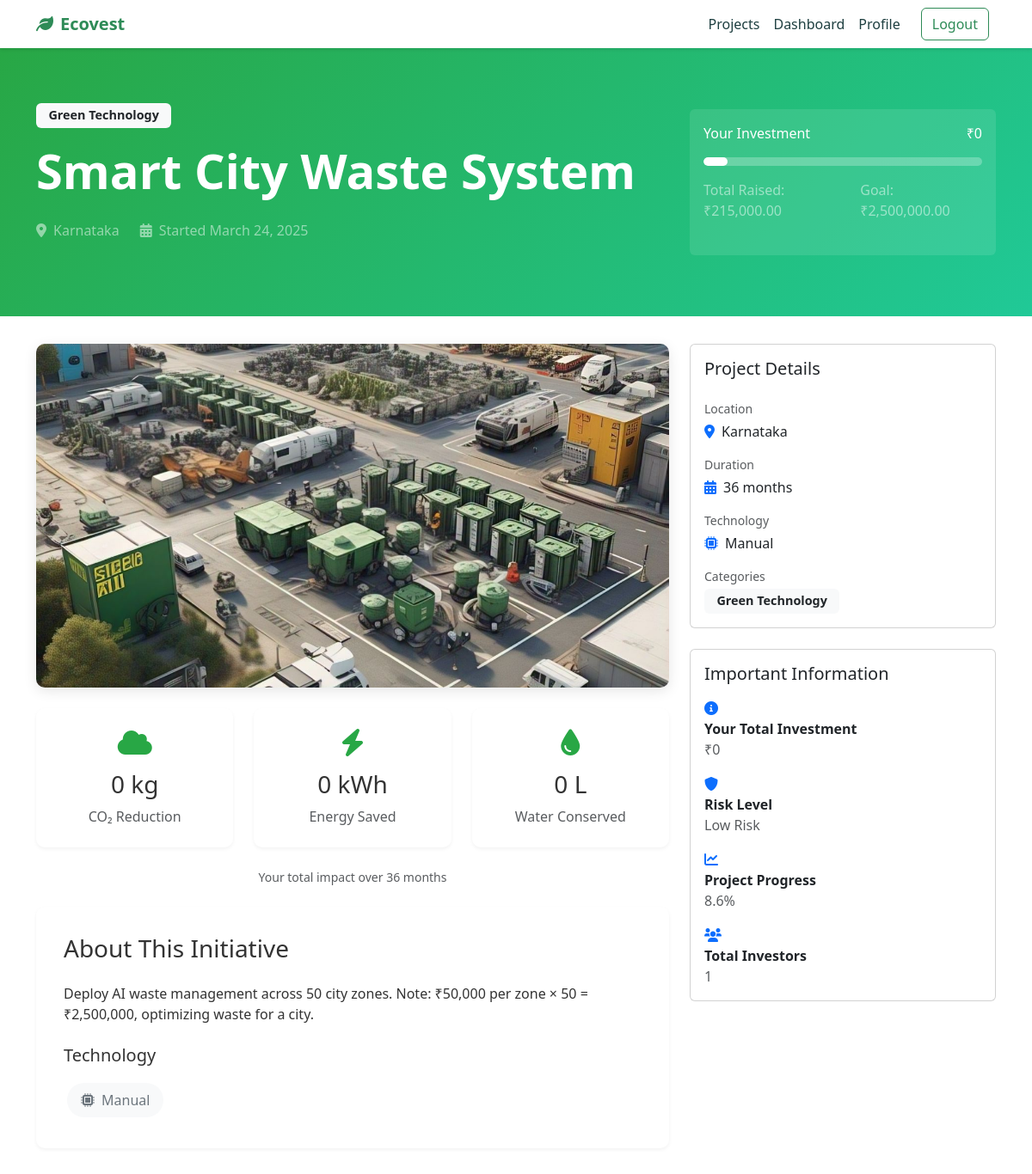
The app's page /users/initiative/41/ (signed in, upper part), older data.
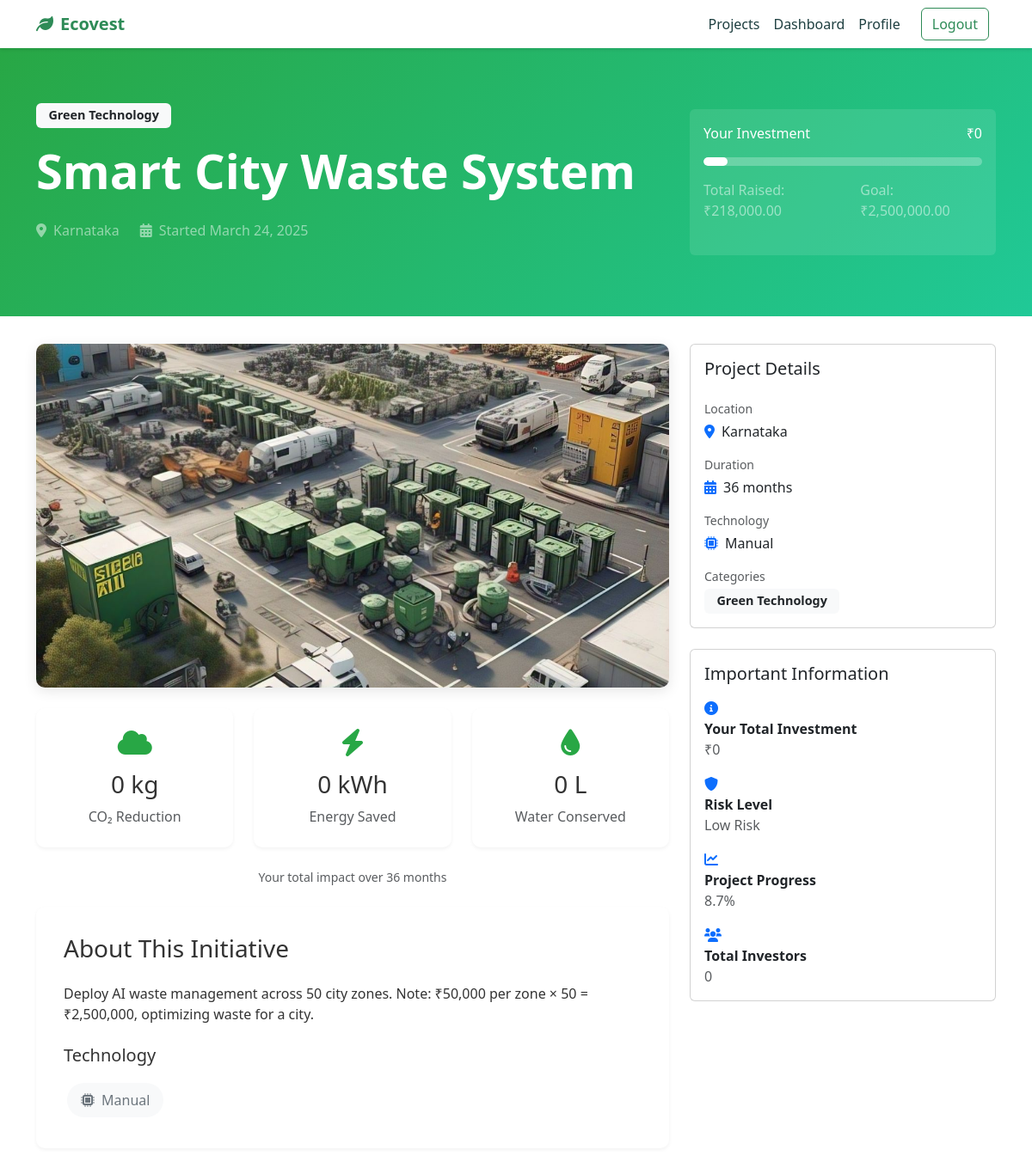
The same page, newer data.
### initiatives/models.py (models this page shows, shortened)
class Initiative(models.Model):
    STATUS_CHOICES = [
        ('draft', 'Draft'),
        ('active', 'Active'),
        ('funded', 'Funded'),
        ('completed', 'Completed'),
        ('cancelled', 'Cancelled')
    ]
    LOCATION_CHOICES = [
        ('Andhra Pradesh', 'Andhra Pradesh'),
        ('Arunachal Pradesh', 'Arunachal Pradesh'),
        ('Assam', 'Assam'),
        ('Bihar', 'Bihar'),
        ('Chhattisgarh', 'Chhattisgarh'),
        ('Goa', 'Goa'),
        ('Gujarat', 'Gujarat'),
        ('Haryana', 'Haryana'),
        ('Himachal Pradesh', 'Himachal Pradesh'),
        ('Jharkhand', 'Jharkhand'),
        ('Karnataka', 'Karnataka'),
        ('Kerala', 'Kerala'),
        ('Madhya Pradesh', 'Madhya Pradesh'),
        ('Maharashtra', 'Maharashtra'),
        ('Manipur', 'Manipur'),
        ('Meghalaya', 'Meghalaya'),
        ('Mizoram', 'Mizoram'),
        ('Nagaland', 'Nagaland'),
        ('Odisha', 'Odisha'),
        ('Punjab', 'Punjab'),
        ('Rajasthan', 'Rajasthan'),
        ('Sikkim', 'Sikkim'),
        ('Tamil Nadu', 'Tamil Nadu'),
        ('Telangana', 'Telangana'),
        ('Tripura', 'Tripura'),
        ('Uttar Pradesh', 'Uttar Pradesh'),
        ('Uttarakhand', 'Uttarakhand'),
        ('West Bengal', 'West Bengal')
    ]
    TECHNOLOGY_CHOICES = [
        ('Solar', 'Solar'),
        ('Wind', 'Wind'),
        ('Hydro', 'Hydro'),
        ('Organic', 'Organic'),
        ('Mechanical', 'Mechanical'),
        ('Chemical', 'Chemical'),
        ('Biofuel', 'Biofuel'),
        ('EV', 'EV'),
        ('Manual', 'Manual'),
        ('AI', 'AI')
    ]
    RISK_CHOICES = [
        ('low', 'Low Risk'),
        ('medium', 'Medium Risk'),
        ('high', 'High Risk')
    ]
    title = models.CharField(max_length=200)
    description = models.TextField()
    categories = models.ManyToManyField(Category, related_name='initiatives')
    image = models.ImageField(upload_to='initiatives/', null=True, blank=True)
    status = models.CharField(max_length=20, choices=STATUS_CHOICES, default='draft')
    location = models.CharField(max_length=100, choices=LOCATION_CHOICES, default='Karnataka')
    technology_type = models.CharField(max_length=20, choices=TECHNOLOGY_CHOICES, default='Manual')
    goal_amount = models.DecimalField(max_digits=12, decimal_places=2)
    current_amount = models.DecimalField(max_digits=12, decimal_places=2, default=0)
    created_at = models.DateTimeField(auto_now_add=True)
    updated_at = models.DateTimeField(auto_now=True)
    risk_level = models.CharField(max_length=20, choices=RISK_CHOICES, default='medium')
    duration_months = models.IntegerField(default=12)
    min_investment = models.DecimalField(max_digits=10, decimal_places=2, default=1000)
    max_investment = models.DecimalField(max_digits=12, decimal_places=2, null=True, blank=True)
    roi_estimate = models.DecimalField(max_digits=5, decimal_places=2, default=0)
    carbon_reduction_per_investment = models.FloatField(default=0)
    energy_savings_per_investment = models.FloatField(default=0)
    water_savings_per_investment = models.FloatField(default=0)
    carbon_impact = models.FloatField(default=0)  # CO2 reduction in kg
    energy_impact = models.FloatField(default=0)  # Energy saved in kWh
    water_impact = models.FloatField(default=0)   # Water saved in liters
    project_scale = models.IntegerField(
        choices=[
            (1, 'Small'),
            (2, 'Medium'),
            (3, 'Large'),
            (4, 'Very Large'),
            (5, 'Enterprise')
        ],
        default=3
    )
    def calculate_risk_score(self):
        analyzer = PortfolioAnalyzer()
        return analyzer.calculate_risk_score(self)
    def get_risk_label(self):
        analyzer = PortfolioAnalyzer()
        return analyzer.get_risk_label(self.calculate_risk_score())
    def get_progress_percentage(self):
        if self.goal_amount == 0:
            return 0
        return (self.current_amount / self.goal_amount) * 100
    class Meta:
        ordering = ['-created_at']

### users/views.py (the view)
# urls.py: path('initiative/<int:pk>/', views.user_initiative_detail, name='user_initiative_detail'),
@login_required
def user_initiative_detail(request, pk):
    initiative = get_object_or_404(Initiative, pk=pk)
    user_investments = request.user.investments.filter(initiative=initiative)
    totals = user_investments.aggregate(
        total_invested=Coalesce(Sum('amount'), 0, output_field=DecimalField()),
        carbon=Coalesce(Sum('carbon_impact'), 0, output_field=models.FloatField()),
        energy=Coalesce(Sum('energy_impact'), 0, output_field=models.FloatField()),
        water=Coalesce(Sum('water_impact'), 0, output_field=models.FloatField())
    )
    total_invested = totals['total_invested']
    impact_metrics = {
        'carbon': round(totals['carbon']),
        'energy': round(totals['energy']),
        'water': round(totals['water'])
    }
    investment_history = user_investments.order_by('-created_at')
    context = {
        'initiative': initiative,
        'total_invested': total_invested,
        'impact_metrics': impact_metrics,
        'investment_history': investment_history,
        'total_investors': initiative.investments.values('user').distinct().count(),
    }
    return render(request, 'users/user_initiative_detail.html', context)

### investments/portfolio_analyzer.py (called while the page is built)
    def calculate_risk_score(self, initiative):
        base_score = self.SCALE_WEIGHTS.get(initiative.project_scale, 3)
        risk_level_score = self.RISK_LEVEL_WEIGHTS.get(initiative.risk_level, 3)
        final_score = (base_score + risk_level_score) / 2
        return final_score

    def get_risk_label(self, score):
        if score <= 2:
            return 'Low Risk'
        elif score <= 4:
            return 'Medium Risk'
        else:
            return 'High Risk'

### users/templates/users/user_initiative_detail.html (shortened to what the changed rows need)
{% extends 'core/base.html' %}
{% load static %}
{% load humanize %}
{% block content %}
<section class="hero">
    <div class="container">
        <div class="row align-items-center">
            <div class="col-lg-8">
                <div class="mb-3">
                    {% for category in initiative.categories.all %}
                        <span class="badge bg-light text-dark me-2">{{ category.name }}</span>
                    {% endfor %}
                </div>
                <h1 class="display-4 fw-bold mb-4">{{ initiative.title }}</h1>
                <div class="d-flex align-items-center text-white-50 mb-4">
                    <i class="fas fa-map-marker-alt me-2"></i>
                    <span class="me-4">{{ initiative.location }}</span>
                    <i class="fas fa-calendar-alt me-2"></i>
                    <span>Started {{ initiative.created_at|date:"F d, Y" }}</span>
                </div>
            </div>
            <div class="col-lg-4">
                <div class="card bg-white bg-opacity-10 border-0">
                    <div class="card-body">
                        <div class="d-flex justify-content-between text-white-50 mb-4">
                            <span>Total Raised: ₹{{ initiative.current_amount|intcomma }}</span>
                            <span>Goal: ₹{{ initiative.goal_amount|intcomma }}</span>
                        </div>
                    </div>
                </div>
            </div>
        </div>
    </div>
</section>
<div class="container">
    <div class="row">
        <div class="col-lg-8">
            {% if initiative.image %}
                <img src="{{ initiative.image.url }}" class="initiative-image mb-4" alt="{{ initiative.title }}">
            {% else %}
                <img src="https://source.unsplash.com/random/800x400/?{{ initiative.categories.first.name|lower }}"
                     class="initiative-image mb-4" alt="{{ initiative.title }}">
            {% endif %}
            <div class="row g-4 mb-4">
                <div class="col-md-4">
                </div>
                <div class="col-md-4">
                </div>
                <div class="col-md-4">
                </div>
            </div>
            <div class="text-muted small text-center mb-4">
                Your total impact over {{ initiative.duration_months }} months
            </div>
            <div class="detail-section">
                <h3 class="mb-4">About This Initiative</h3>
                {{ initiative.description|linebreaks }}
                <div class="mt-4">
                    <h5 class="mb-3">Technology</h5>
                    <div class="tech-badge">
                        <i class="fas fa-microchip"></i>
                        {{ initiative.technology_type }}
                    </div>
                </div>
            </div>
        </div>
        <div class="col-lg-4">
            <div class="card mb-4">
                <div class="card-body">
                    <div class="mb-3">
                        <small class="text-muted d-block mb-1">Location</small>
                        <div class="d-flex align-items-center">
                            <i class="fas fa-map-marker-alt text-primary me-2"></i>
                            {{ initiative.location }}
                        </div>
                    </div>
                    <div class="mb-3">
                        <small class="text-muted d-block mb-1">Duration</small>
                        <div class="d-flex align-items-center">
                            <i class="fas fa-calendar-alt text-primary me-2"></i>
                            {{ initiative.duration_months }} months
                        </div>
                    </div>
                    <div class="mb-3">
                        <small class="text-muted d-block mb-1">Technology</small>
                        <div class="d-flex align-items-center">
                            <i class="fas fa-microchip text-primary me-2"></i>
                            {{ initiative.technology_type }}
                        </div>
                    </div>
                </div>
            </div>
            <div class="card mb-4">
                <div class="card-body">
                    <ul class="list-unstyled mb-0">
                        <li class="mb-3">
                            <div>
                                <strong>Risk Level</strong>
                                <div class="text-muted">{{ initiative.get_risk_label }}</div>
                            </div>
                        </li>
                        <li class="mb-3">
                            <div>
                                <strong>Project Progress</strong>
                                <div class="text-muted">{{ initiative.get_progress_percentage|floatformat:1 }}%</div>
                            </div>
                        </li>
                        <li>
                            <div>
                                <strong>Total Investors</strong>
                                <div class="text-muted">{{ total_investors|intcomma }}</div>
                            </div>
                        </li>
                    </ul>
                </div>
            </div>
        </div>
    </div>
</div>
{% endblock %}

Row changes from the older to the newer data that the page shows:
changed Initiative "Smart City Waste System": current_amount "215,000.00" → "218,000.00"; get_progress_percentage "8.6" → "8.7"
Text that changed along with them:
{{ total_investors|intcomma }}: "1" → "0"
